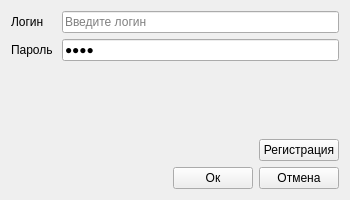
<?xml version="1.0" encoding="UTF-8"?>
<ui version="4.0">
 <class>LoginForm</class>
 <widget class="QWidget" name="LoginForm">
  <property name="geometry">
   <rect>
    <x>0</x>
    <y>0</y>
    <width>350</width>
    <height>200</height>
   </rect>
  </property>
  <property name="minimumSize">
   <size>
    <width>350</width>
    <height>200</height>
   </size>
  </property>
  <property name="maximumSize">
   <size>
    <width>350</width>
    <height>200</height>
   </size>
  </property>
  <property name="windowTitle">
   <string>Окно входа</string>
  </property>
  <layout class="QVBoxLayout" name="verticalLayout">
   <item>
    <layout class="QHBoxLayout" name="horizontalLayout">
     <item>
      <widget class="QLabel" name="labelLogin">
       <property name="minimumSize">
        <size>
         <width>45</width>
         <height>0</height>
        </size>
       </property>
       <property name="text">
        <string>Логин</string>
       </property>
      </widget>
     </item>
     <item>
      <widget class="QLineEdit" name="lineEditLogin">
       <property name="placeholderText">
        <string>Введите логин</string>
       </property>
      </widget>
     </item>
    </layout>
   </item>
   <item>
    <layout class="QHBoxLayout" name="horizontalLayout_2">
     <item>
      <widget class="QLabel" name="labelPassword">
       <property name="minimumSize">
        <size>
         <width>45</width>
         <height>0</height>
        </size>
       </property>
       <property name="text">
        <string>Пароль</string>
       </property>
      </widget>
     </item>
     <item>
      <widget class="QLineEdit" name="lineEditPassword">
       <property name="text">
        <string>выав</string>
       </property>
       <property name="echoMode">
        <enum>QLineEdit::Password</enum>
       </property>
       <property name="placeholderText">
        <string>Введите пароль</string>
       </property>
      </widget>
     </item>
    </layout>
   </item>
   <item>
    <spacer name="verticalSpacer">
     <property name="orientation">
      <enum>Qt::Vertical</enum>
     </property>
     <property name="sizeHint" stdset="0">
      <size>
       <width>20</width>
       <height>57</height>
      </size>
     </property>
    </spacer>
   </item>
   <item>
    <layout class="QHBoxLayout" name="horizontalLayout_3">
     <item>
      <spacer name="horizontalSpacer_2">
       <property name="orientation">
        <enum>Qt::Horizontal</enum>
       </property>
       <property name="sizeHint" stdset="0">
        <size>
         <width>40</width>
         <height>20</height>
        </size>
       </property>
      </spacer>
     </item>
     <item>
      <widget class="QPushButton" name="pushButtonRegistration">
       <property name="text">
        <string>Регистрация</string>
       </property>
      </widget>
     </item>
    </layout>
   </item>
   <item>
    <layout class="QHBoxLayout" name="horizontalLayout_4">
     <item>
      <spacer name="horizontalSpacer">
       <property name="orientation">
        <enum>Qt::Horizontal</enum>
       </property>
       <property name="sizeHint" stdset="0">
        <size>
         <width>40</width>
         <height>20</height>
        </size>
       </property>
      </spacer>
     </item>
     <item>
      <widget class="QPushButton" name="pushButtonOk">
       <property name="text">
        <string>Ок</string>
       </property>
      </widget>
     </item>
     <item>
      <widget class="QPushButton" name="pushButtonCancel">
       <property name="text">
        <string>Отмена</string>
       </property>
      </widget>
     </item>
    </layout>
   </item>
  </layout>
 </widget>
 <resources/>
 <connections/>
</ui>
